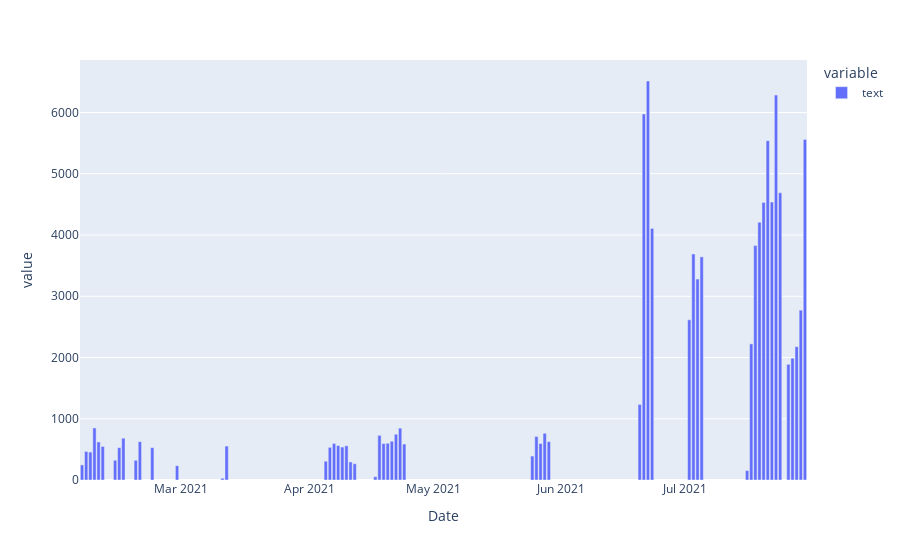

This figure's notebook cell:
### Code cell
(dfnew.groupby('Date')['text'].count()).plot(kind='bar')

### Figure 1 — Plotly figure (JSON) as saved in the notebook; plotly's stock layout.template omitted (floating-point values rounded to 4 significant figures)
{"data": [{"alignmentgroup": "True", "hovertemplate": "variable=text<br>Date=%{x}<br>value=%{y}<extra></extra>", "legendgroup": "text", "marker": {"color": "#636efa", "pattern": {"shape": ""}}, "name": "text", "offsetgroup": "text", "orientation": "v", "showlegend": true, "textposition": "auto", "type": "bar", "x": ["2021-02-05", "2021-02-06", "2021-02-07", "2021-02-08", "2021-02-09", "2021-02-10", "2021-02-13", "2021-02-14", "2021-02-15", "2021-02-18", "2021-02-19", "2021-02-22", "2021-02-28", "2021-03-11", "2021-03-12", "2021-04-05", "2021-04-06", "2021-04-07", "2021-04-08", "2021-04-09", "2021-04-10", "2021-04-11", "2021-04-12", "2021-04-17", "2021-04-18", "2021-04-19", "2021-04-20", "2021-04-21", "2021-04-22", "2021-04-23", "2021-04-24", "2021-05-25", "2021-05-26", "2021-05-27", "2021-05-28", "2021-05-29", "2021-06-20", "2021-06-21", "2021-06-22", "2021-06-23", "2021-07-02", "2021-07-03", "2021-07-04", "2021-07-05", "2021-07-16", "2021-07-17", "2021-07-18", "2021-07-19", "2021-07-20", "2021-07-21", "2021-07-22", "2021-07-23", "2021-07-24", "2021-07-26", "2021-07-27", "2021-07-28", "2021-07-29", "2021-07-30"], "xaxis": "x", "y": [246, 466, 456, 850, 621, 548, 323, 528, 683, 322, 626, 528, 233, 29, 554, 306, 533, 597, 562, 538, 559, 295, 266, 54, 729, 596, 600, 633, 747, 847, 587, 391, 711, 596, 763, 627, 1234, 5976, 6515, 4108, 2616, 3691, 3280, 3644, 154, 2223, 3827, 4209, 4533, 5541, 4538, 6285, 4689, 1889, 1989, 2177, 2773, 5559], "yaxis": "y"}], "layout": {"barmode": "relative", "legend": {"title": {"text": "variable"}, "tracegroupgap": 0}, "margin": {"t": 60}, "xaxis": {"anchor": "y", "domain": [0, 1], "title": {"text": "Date"}}, "yaxis": {"anchor": "x", "domain": [0, 1], "title": {"text": "value"}}}}
